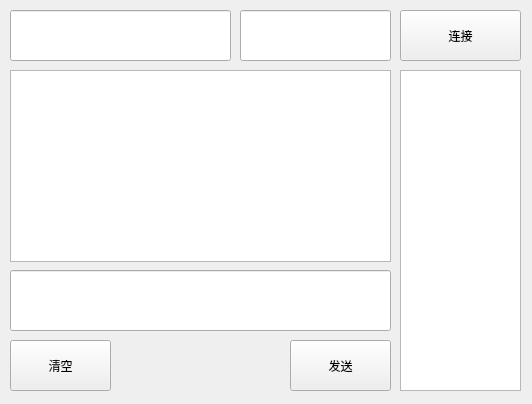
<?xml version="1.0" encoding="UTF-8"?>
<ui version="4.0">
 <class>MainWindow</class>
 <widget class="QMainWindow" name="MainWindow">
  <property name="geometry">
   <rect>
    <x>0</x>
    <y>0</y>
    <width>532</width>
    <height>404</height>
   </rect>
  </property>
  <property name="windowTitle">
   <string>MainWindow</string>
  </property>
  <widget class="QWidget" name="centralWidget">
   <widget class="QLineEdit" name="serverAdd">
    <property name="geometry">
     <rect>
      <x>10</x>
      <y>10</y>
      <width>221</width>
      <height>51</height>
     </rect>
    </property>
   </widget>
   <widget class="QLineEdit" name="comEdit">
    <property name="geometry">
     <rect>
      <x>240</x>
      <y>10</y>
      <width>151</width>
      <height>51</height>
     </rect>
    </property>
   </widget>
   <widget class="QPushButton" name="startBtn">
    <property name="geometry">
     <rect>
      <x>400</x>
      <y>10</y>
      <width>121</width>
      <height>51</height>
     </rect>
    </property>
    <property name="text">
     <string>连接</string>
    </property>
   </widget>
   <widget class="QTextBrowser" name="clientInfo">
    <property name="geometry">
     <rect>
      <x>400</x>
      <y>70</y>
      <width>121</width>
      <height>321</height>
     </rect>
    </property>
   </widget>
   <widget class="QPushButton" name="sendBtn">
    <property name="geometry">
     <rect>
      <x>290</x>
      <y>340</y>
      <width>101</width>
      <height>51</height>
     </rect>
    </property>
    <property name="text">
     <string>发送</string>
    </property>
   </widget>
   <widget class="QTextBrowser" name="msgBox">
    <property name="geometry">
     <rect>
      <x>10</x>
      <y>70</y>
      <width>381</width>
      <height>192</height>
     </rect>
    </property>
   </widget>
   <widget class="QLineEdit" name="msgEdit">
    <property name="geometry">
     <rect>
      <x>10</x>
      <y>270</y>
      <width>381</width>
      <height>61</height>
     </rect>
    </property>
   </widget>
   <widget class="QPushButton" name="clearBtn">
    <property name="geometry">
     <rect>
      <x>10</x>
      <y>340</y>
      <width>101</width>
      <height>51</height>
     </rect>
    </property>
    <property name="text">
     <string>清空</string>
    </property>
   </widget>
  </widget>
 </widget>
 <layoutdefault spacing="6" margin="11"/>
 <resources/>
 <connections/>
</ui>
